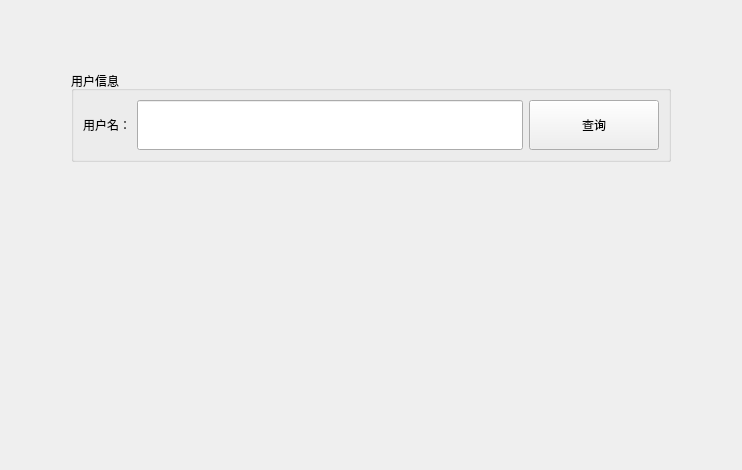
                 <widget class="QWidget" name="pageUserSearch">
                  <layout class="QVBoxLayout" name="verticalLayout_12" stretch="0,0,0">
                   <item>
                    <spacer name="verticalSpacer">
                     <property name="orientation">
                      <enum>Qt::Vertical</enum>
                     </property>
                     <property name="sizeType">
                      <enum>QSizePolicy::Minimum</enum>
                     </property>
                     <property name="sizeHint" stdset="0">
                      <size>
                       <width>20</width>
                       <height>40</height>
                      </size>
                     </property>
                    </spacer>
                   </item>
                   <item>
                    <layout class="QHBoxLayout" name="horizontalLayout_2">
                     <property name="leftMargin">
                      <number>20</number>
                     </property>
                     <property name="topMargin">
                      <number>20</number>
                     </property>
                     <property name="rightMargin">
                      <number>20</number>
                     </property>
                     <property name="bottomMargin">
                      <number>20</number>
                     </property>
                     <item>
                      <spacer name="horizontalSpacer_7">
                       <property name="orientation">
                        <enum>Qt::Horizontal</enum>
                       </property>
                       <property name="sizeHint" stdset="0">
                        <size>
                         <width>40</width>
                         <height>20</height>
                        </size>
                       </property>
                      </spacer>
                     </item>
                     <item>
                      <widget class="QGroupBox" name="groupBox_2">
                       <property name="minimumSize">
                        <size>
                         <width>600</width>
                         <height>0</height>
                        </size>
                       </property>
                       <property name="maximumSize">
                        <size>
                         <width>16777215</width>
                         <height>200</height>
                        </size>
                       </property>
                       <property name="title">
                        <string>用户信息</string>
                       </property>
                       <layout class="QVBoxLayout" name="verticalLayout_16">
                        <item>
                         <layout class="QHBoxLayout" name="horizontalLayout_14">
                          <item>
                           <layout class="QHBoxLayout" name="horizontalLayout_13">
                            <item>
                             <widget class="QLabel" name="label">
                              <property name="text">
                               <string>用户名：</string>
                              </property>
                             </widget>
                            </item>
                            <item>
                             <widget class="QLineEdit" name="lineEditSearch">
                              <property name="minimumSize">
                               <size>
                                <width>0</width>
                                <height>50</height>
                               </size>
                              </property>
                              <property name="alignment">
                               <set>Qt::AlignCenter</set>
                              </property>
                             </widget>
                            </item>
                           </layout>
                          </item>
                          <item>
                           <widget class="QPushButton" name="btnSearch">
                            <property name="minimumSize">
                             <size>
                              <width>130</width>
                              <height>50</height>
                             </size>
                            </property>
                            <property name="text">
                             <string>查询</string>
                            </property>
                            <property name="icon">
                             <iconset resource="MainWindow.qrc">
                              <normaloff>:/resource/buttonIcon/magnifying-glass.png</normaloff>:/resource/buttonIcon/magnifying-glass.png</iconset>
                            </property>
                            <property name="iconSize">
                             <size>
                              <width>25</width>
                              <height>25</height>
                             </size>
                            </property>
                           </widget>
                          </item>
                         </layout>
                        </item>
                       </layout>
                      </widget>
                     </item>
                     <item>
                      <spacer name="horizontalSpacer_8">
                       <property name="orientation">
                        <enum>Qt::Horizontal</enum>
                       </property>
                       <property name="sizeHint" stdset="0">
                        <size>
                         <width>40</width>
                         <height>20</height>
                        </size>
                       </property>
                      </spacer>
                     </item>
                    </layout>
                   </item>
                   <item>
                    <spacer name="verticalSpacer_10">
                     <property name="orientation">
                      <enum>Qt::Vertical</enum>
                     </property>
                     <property name="sizeHint" stdset="0">
                      <size>
                       <width>20</width>
                       <height>277</height>
                      </size>
                     </property>
                    </spacer>
                   </item>
                  </layout>
                 </widget>
